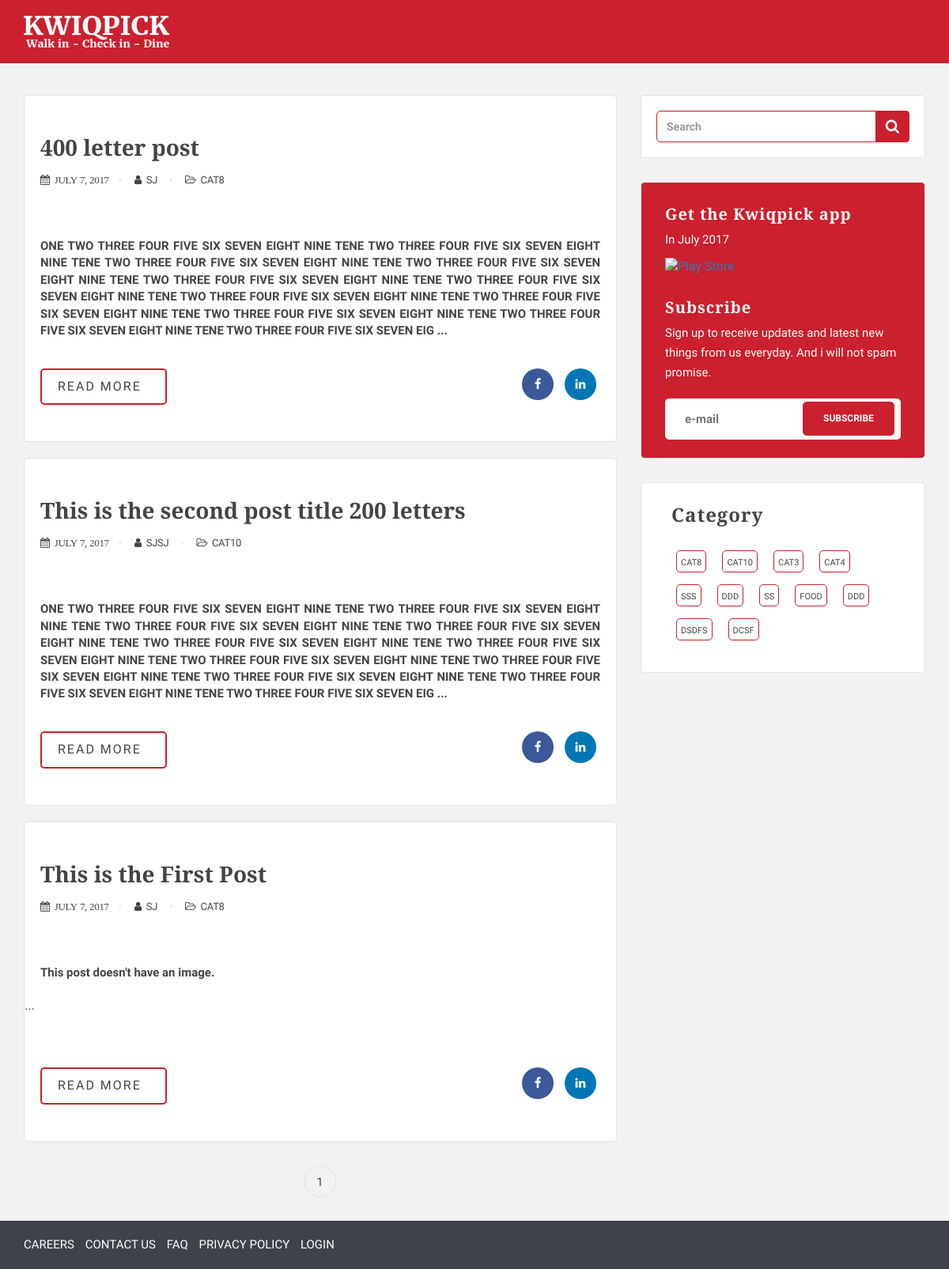
The page / on the database its author committed.
### tables this page shows
CREATE TABLE `posts` (
  `post_id` int(11) NOT NULL,
  `post_category_id` int(11) NOT NULL,
  `post_title` varchar(255) NOT NULL,
  `post_author` varchar(255) NOT NULL,
  `post_date` text NOT NULL,
  `publish_date` text,
  `post_image` text,
  `post_content` text NOT NULL,
  `post_tags` varchar(255) NOT NULL,
  `post_comment_count` varchar(255) NOT NULL,
  `post_status` varchar(255) NOT NULL
);

CREATE TABLE `categories` (
  `cat_id` int(11) NOT NULL,
  `cat_title` varchar(255) NOT NULL
);

### index.php (the view, shortened to what this page needs)
<?php include "includes/header.php"; ?>
<section class="articles">
    <div class="container">
        <div class="row">
            <div class="col-md-8 col-sm-8">
                <?php
                $per_page = 5;
                if (isset($_GET['page'])){
                    $page = $_GET['page'];
                }
                else{
                    $page = "";
                }
                if ($page == "" || $page == 1){
                    $page_1 = 0;
                }
                else{
                    $page_1 = ($page * $per_page) - $per_page;
                }
                $post_query_count = "SELECT * FROM posts";
                $find_count = mysqli_query($connection, $post_query_count);
                $count = mysqli_num_rows($find_count);
                $count = ceil($count / $per_page);
                $query = "SELECT * FROM posts WHERE post_status = 'publish' ORDER BY publish_date DESC LIMIT $page_1, $per_page";
                $select_all_posts = mysqli_query($connection, $query);
                while ($row = mysqli_fetch_assoc($select_all_posts)) {
                    $post_id = $row['post_id'];
                    $post_category_id = $row['post_category_id'];
                    $post_title = $row['post_title'];
                    $post_author = $row['post_author'];
                    $post_date = $row['post_date'];
                    $post_content = substr($row['post_content'], 0, 500) . " ...";
                    ?>
                <article class="article-item">
                    <div class="enter-media">
                        <div class="article-heading">
                            <h2>
                                <a href="post.php?p_id=<?php echo $post_id; ?>" target="_blank"><?php echo $post_title; ?></a>
                            </h2>
                            <div class="enter-date">
                                <ul>
                                    <li><a href="javascript:void(0)"> <i class="fa
                                    fa-calendar">&nbsp;&nbsp;<?php echo $post_date?></i></a></li>
                                    <li><a href="authors_post.php?author=<?php echo
                                        $post_author?>&p_id=<?php echo $post_id; ?>" target="_blank"><i class="fa fa-user">&nbsp;</i> <?php echo $post_author; ?></a>
                                    </li>
                                    <?php
                                    $query = "SELECT * FROM categories WHERE cat_id = {$post_category_id}";
                                    $select_cat_query = mysqli_query($connection, $query);
                                    while ($row = mysqli_fetch_assoc($select_cat_query)){
                                        $cat_id = $row['cat_id'];
                                        $cat_title = $row['cat_title'];
                                        echo "<li><a href='category.php?category=$cat_id&title=$cat_title'><i class='fa fa-folder-open-o'>&nbsp;</i> {$cat_title}</a> </li>";
                                    }
                                    ?>
                                </ul>
                            </div>
                        </div>
                        <div class="article-body">
                            <p>
                                <?php echo $post_content; ?>
                            </p>
                        </div>
                        <div class="article-footer">
                            <div class="row">
                                <div class="col-md-5 col-sm-12 col-xs-12">
                                    <a href="post.php?p_id=<?php echo $post_id; ?>"
                                       class="button blog-button" target="_blank">Read More</a>
                                </div>
                                <div class="col-md-7 col-sm-12 col-xs-12">
                                    <div class="share-social-article">
                                        <a href="http://www.facebook.com/sharer.php?u=http://localhost/Kwiqpick_Blog/post.php?p_id=<?php echo $post_id; ?>" target="_blank"><i class="fa fa-facebook"></i></a>
                                        <a href="http://www.linkedin.com/shareArticle?mini=true&amp;url=http://localhost/Kwiqpick_Blog/post.php?p_id=<?php echo $post_id; ?>" target="_blank"><i class="fa fa-linkedin"></i></a>
                                    </div>
                                </div>
                            </div>
                        </div>
                    </div>
                </article>
                <?php
                }
                ?>
                <div class="article-pagination">
                    <ul>
                        <?php
                        for ($i = 1; $i <= $count; $i++){
                            if ($i == $page){
                                echo "<li><a class='active' href='index.php?page={$i}'>{$i}</a> </li>";
                            }
                            else{
                                echo "<li><a href='index.php?page={$i}'>{$i}</a></li>";
                            }
                        }
                        ?>
                    </ul>
                </div>
            </div>
            <?php include "includes/article_sidebar.php"; ?>
        </div>
    </div>
</section>
<?php include "includes/footer.php"; ?>

### includes/header.php (shortened to what this page needs)
<!DOCTYPE html>
<html lang="en">
<head>
    <link rel="stylesheet" href="font-awesome/css/font-awesome.min.css">
    <link rel="stylesheet" href="css/bootstrap.min.css">
    <link rel="stylesheet" href="css/animate.min.css">
    <link rel="stylesheet" href="css/blog.css">
</head>
<body>
<header id="header">
    <div class="nav-container">
        <div class="container">
            <div class="row">
                <nav class="main-navigation">
                    <div class="col-md-3">
                        <div class="kwiqpick-logo">
                            <a href="index.php">
                                <img src="images/KWIQPICK_Logo_1150x250.png" alt="Kwiqpick">
                            </a>
                        </div>
                    </div>
                </nav>
            </div>
        </div>
    </div>
</header>

### includes/article_sidebar.php (shortened to what this page needs)
<div class="col-md-4 blog-sidebar">
    <div class="blog-widget">
        <div class="well">
            <form action="search.php" method="post">
                <div class="input-group">
                    <input type="text" name="search" class="form-control"
                           placeholder="Search">
                    <span class="input-group-btn">
                        <button name="submit" class="btn btn-search"
                                type="submit">
                            <i class="fa fa-search"></i>
                        </button>
                    </span>
                </div>
            </form>
        </div>
    </div>
    <div class="blog-widget color-widget">
        <h3>Get the Kwiqpick app</h3>
        <p>In July 2017</p>
        <a href="javascript:void(0);" target="_blank">
            <img src="images/google-play-badge.png" alt="Play Store">
        </a>
        <h3>Subscribe</h3>
        <p>Sign up to receive updates and latest new things from us everyday.
            And i will not spam promise.</p>
        <div class="widget-forms">
            <form class="subscribe-form" method="post">
                <input type="email" name="subscribe_email" placeholder="e-mail" pattern="[a-z0-9._%+-]+@[a-z0-9.-]+\.[a-z]{2,3}$">
                <button type="submit" class="sidebar-button button-color" name="subscribe">Subscribe</button>
            </form>
        </div>
    </div>
    <div class="blog-widget">
        <h3 class="hasMargin">Category</h3>
        <div class="widget-body">
            <ul class="widget-category">
                <?php
                $query = "SELECT * FROM categories";
                $select_categories = mysqli_query($connection, $query);
                while ($row = mysqli_fetch_assoc($select_categories)){
                    $cat_id = $row['cat_id'];
                    $cat_title = $row['cat_title'];
                    echo "<li><a href='category.php?category=$cat_id&title=$cat_title'>{$cat_title}</a></li>";
                }
                ?>
            </ul>
        </div>
    </div>
</div>

### includes/footer.php (shortened to what this page needs)
<footer id="footer">
    <div class="container">
        <div class="row">
            <div class="col-md-12">
                <nav>
                    <ul class="list-unstyled list-inline">
                        <li><a href="">Careers</a> </li>
                        <li><a href="">Contact Us</a> </li>
                        <li><a href="">FAQ</a> </li>
                        <li><a href="">Privacy Policy</a> </li>
                        <li><a href="includes/login.php">Login</a> </li>
                    </ul>
                </nav>
            </div>
        </div>
    </div>
</footer>
</body>
</html>

### rows shown on the page
posts: post_title "400 letter post", post_date "JULY 7, 2017", post_author "SJ", post_content "ONE TWO THREE FOUR FIVE SIX SEVEN EIGHT NINE TENE TWO THREE FOUR FIVE SIX SEVEN EIGHT NINE TENE TWO THREE FOUR FIVE SIX SEVEN EIGHT NINE TENE TWO THREE FOUR FIVE SIX SEVEN EIGHT NINE TENE TWO THREE FOUR FIVE SIX SEVEN EIGHT NINE TENE TWO THREE FOUR FIVE SIX SEVEN EIGHT NINE TENE TWO THREE FOUR FIVE SIX SEVEN EIGHT NINE TENE TWO THREE FOUR FIVE SIX SEVEN EIGHT NINE TENE TWO THREE FOUR FIVE SIX SEVEN EIGHT NINE TENE TWO THREE FOUR FIVE SIX SEVEN EIGHT NINE TENE TWO THREE FOUR FIVE SIX SEVEN EIG ..."
categories: cat_title "CAT8"
posts: post_title "This is the second post title 200 letters", post_date "JULY 7, 2017", post_author "SJSJ", post_content "ONE TWO THREE FOUR FIVE SIX SEVEN EIGHT NINE TENE TWO THREE FOUR FIVE SIX SEVEN EIGHT NINE TENE TWO THREE FOUR FIVE SIX SEVEN EIGHT NINE TENE TWO THREE FOUR FIVE SIX SEVEN EIGHT NINE TENE TWO THREE FOUR FIVE SIX SEVEN EIGHT NINE TENE TWO THREE FOUR FIVE SIX SEVEN EIGHT NINE TENE TWO THREE FOUR FIVE SIX SEVEN EIGHT NINE TENE TWO THREE FOUR FIVE SIX SEVEN EIGHT NINE TENE TWO THREE FOUR FIVE SIX SEVEN EIGHT NINE TENE TWO THREE FOUR FIVE SIX SEVEN EIGHT NINE TENE TWO THREE FOUR FIVE SIX SEVEN EIG ..."
categories: cat_title "CAT10"
posts: post_title "This is the First Post", post_date "JULY 7, 2017", post_author "SJ", post_content "This post doesn't have an image. ..."
categories: cat_title "CAT3"
categories: cat_title "CAT4"
categories: cat_title "SSS"
categories: cat_title "DDD"
categories: cat_title "SS"
categories: cat_title "FOOD"
categories: cat_title "DDD"
categories: cat_title "DSDFS"
categories: cat_title "DCSF"
